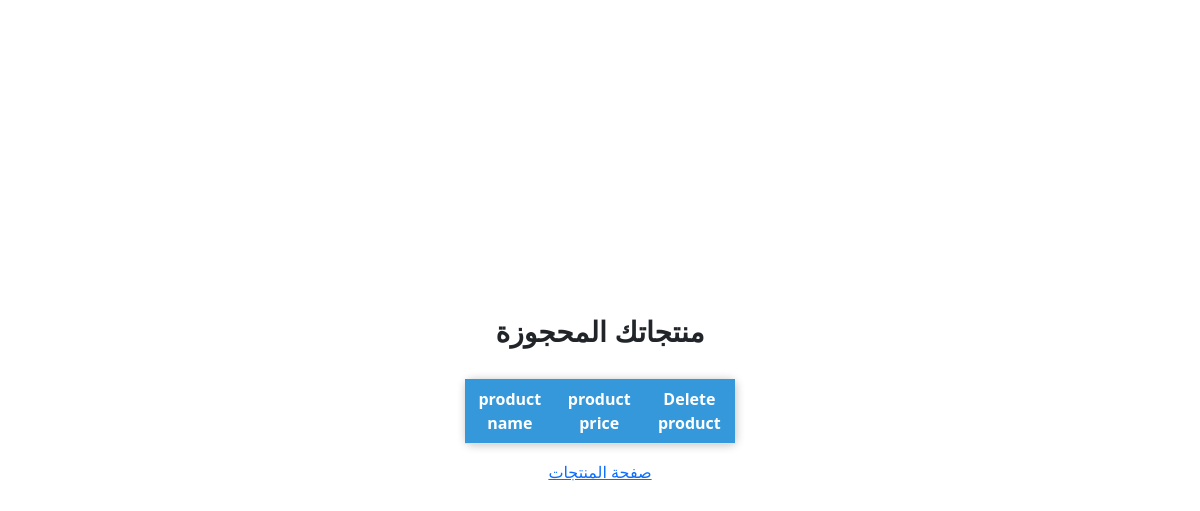
/card.php, run on an earlier commit of the app's database.
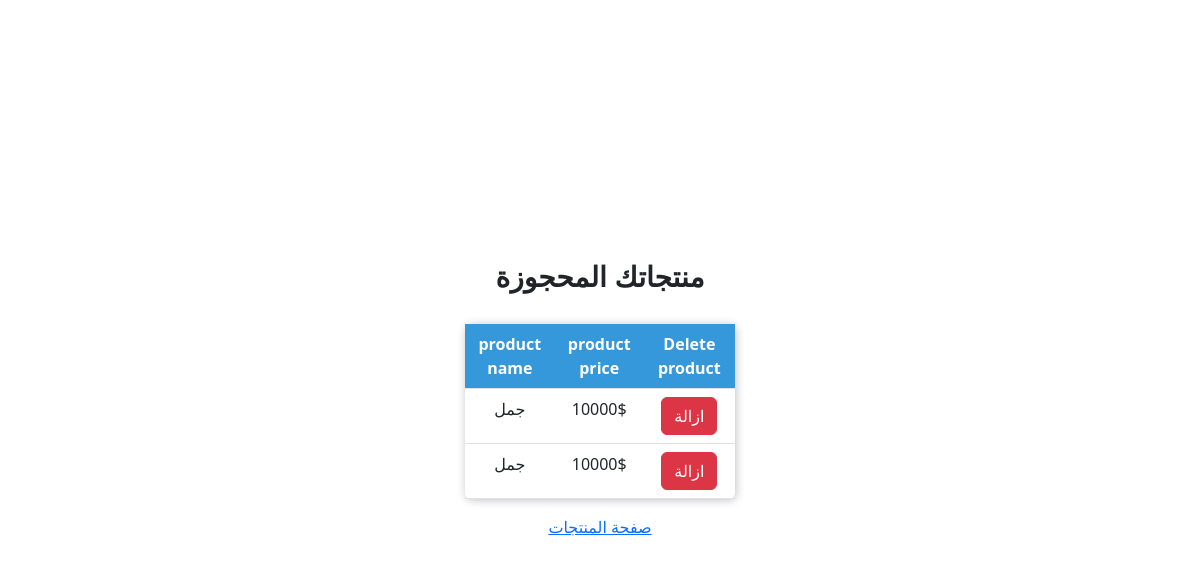
And on a later commit of the database.
### tables this page shows
CREATE TABLE `addcard` (
  `id` int(11) NOT NULL,
  `name` varchar(100) NOT NULL,
  `price` varchar(100) NOT NULL
);

### card.php (the view, shortened to what this page needs)
<!DOCTYPE html>
<html lang="en">
<head>
    <link href="https://cdn.jsdelivr.net/npm/bootstrap@5.3.3/dist/css/bootstrap.min.css" rel="stylesheet">
</head>
<body>
    <center>
        <h3>
            منتجاتك المحجوزة
        </h3>
        <main>
            <table class='table'>
                <thead>
                    <tr>
                        <th scope='col' class='ath'>product name</th>
                        <th scope='col'>product price</th>
                        <th scope='col' class='bth'>Delete product</th>
                    </tr>
                </thead>
                <?php
                include('config.php');
                $result = mysqli_query($con, "SELECT * FROM addcard");
                while ($row = mysqli_fetch_array($result)) {
                    echo "
                    <tbody>
                    <tr>
                        <td>$row[name]</td>
                        <td>$row[price]</td>
                        <td><a href='del_card.php? id=$row[id]' class='btn btn-danger'>ازالة</a></td>
                    </tr>";
                }
                ?>
                </tbody>
            </table>
        </main>
        <a href="shop.php">صفحة المنتجات</a>
    </center>
</body>
</html>

### card.php (style rules this page uses)
body { display: flex; justify-content: center; align-items: center; height: 100vh; margin: 0; }
h3 { font-family: 'Cario', sans-serif; font-weight: bold; }
main { margin-top: 50px; width: 70%; margin-top: 30px; }
.table { --bs-table-bg: none; --bs-table-color: none; }
table { box-shadow: 1px 1px 10px silver; border-radius: var(--bs-border-radius); }
thead { background-color: #3498db; color: white; text-align: center; border-radius: var(--bs-border-radius); }
tbody { text-align: center; border-radius: var(--bs-border-radius); }

What changed in the data, as far as the page shows it:
added addcard: name "جمل", price "10000$"
added addcard: name "جمل", price "10000$"
